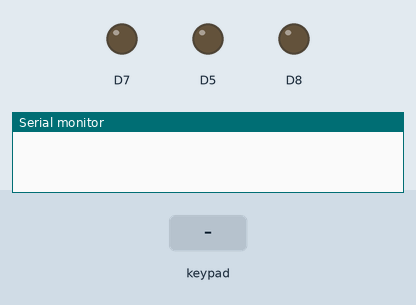
Recording of a sketch running on a simulated ESP8266 (NodeMCU). Parts: output pins drawn as LEDs (lit = HIGH), the last lines printed to the serial monitor. Dashed ring = blinking. The test bench sets the inputs (shaded band). WiFi joins after 1.5 s; servers stay silent unless stated.

Above: at 3.0 s.
3.1 s: key '5' pressed
At 3.46 s:
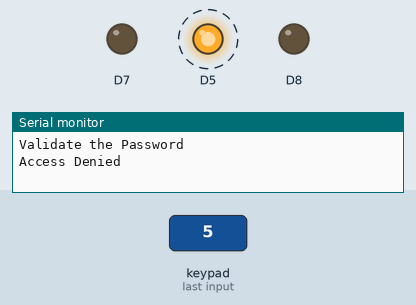
At 4.0 s:
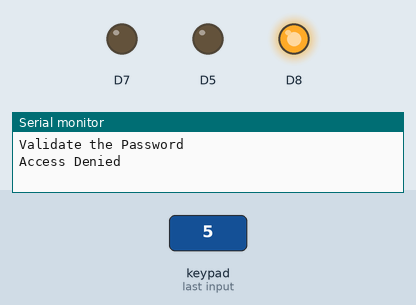
6.1 s: key '4' pressed
7.6 s: keypad keys 1 2 1 1 5 pressed 0.4 s apart
At 9.6 s:
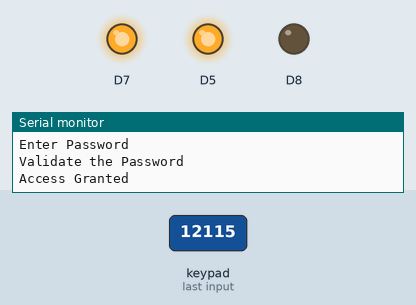
Timing chart, 0 to 13.7 s (numbered marks = the images above; inputs shaded):
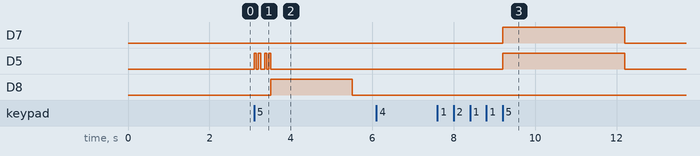

Measured:
- after the input at 3.1 s, D5: alternates HIGH for 0.05 s and LOW for 0.05 s, 8 changes in all, then stays LOW, starting at once; D8: LOW → HIGH after 0.41 s, → LOW 2.0 s later
- after the input at 7.6 s, D7, D5: LOW → HIGH after 1.6 s, → LOW 3.0 s later

The sketch:

ESP8266_Keypad_Blynk_IOT_email.ino
```cpp
//This code was made in September 2022, Since Blynk got updated to Blynk 2.0 some changes shall be made only in the Blynk part of the code
#define BLYNK_PRINT Serial

#include <ESP8266WiFi.h>
#include <BlynkSimpleEsp8266.h>
#include <Keypad.h>

char auth[] = ""; //Enter auth
char ssid[] = ""; //Enter ssid
char pass[] = ""; //Enter password
const byte ROWS = 2; //two row
const byte COLS = 2; //two columns
char keys[ROWS][COLS] = {
  {'1','2'},{'4', '5'}
};
byte rowPins[ROWS] = {D0,D1}; //connect to the row pinouts of the keypad
byte colPins[COLS] = {D2,D3}; //connect to the column pinouts of the keypad

Keypad keypad = Keypad( makeKeymap(keys), rowPins, colPins, ROWS, COLS );

String v_passcode="";

void setup()
{
  // Debug console
  pinMode(D5,OUTPUT);
  pinMode(D7,OUTPUT);
  pinMode(D8,OUTPUT);
  Serial.begin(9600);

  Blynk.begin(auth, ssid, pass);
  // You can also specify server:
  //Blynk.begin(auth, ssid, pass, "blynk-cloud.com", 80);
  //Blynk.begin(auth, ssid, pass, IPAddress(192,168,1,100), 8080);
}

void loop()
{
  Blynk.run();
   char key = keypad.getKey();

  if (key != NO_KEY){
    //Serial.println(key);

    v_passcode = v_passcode + key;

    if(key=='4')
    {
      Serial.println("Enter Password");
        v_passcode="";
    }

    if(key=='5')
    {
      Serial.println("Validate the Password");
        //Serial.println(v_passcode);

        if (v_passcode=="12115")
        {
          Serial.println("Access Granted");
          digitalWrite(D5,HIGH);
          digitalWrite(D7,HIGH);
          delay(3000);
          digitalWrite(D5,LOW);
          digitalWrite(D7,LOW);
          Blynk.email(".....@gmail.com, cleopatraviiphilopator2022@gmail.com","Your kid reached home"); //you can enter multiple email, enter your own email.
        }
        else if (v_passcode=="11225")
        {
          Serial.println("Access Granted");
          digitalWrite(D5,HIGH);
          digitalWrite(D7,HIGH);
          delay(3000);
          digitalWrite(D5,LOW);
          digitalWrite(D7,LOW);
          Blynk.email("......@gmail.com, cleopatraviiphilopator2022@gmail.com","Your kid is in danger at home; \nkid`s location:-\n https://www.google.com/maps/place/12%C2%B051'44.2%22N+77%C2%B026'20.0%22E/@12.862278,77.438877,17z/data=!3m1!4b1!4m6!3m5!1s0!7e2!8m2!3d12.8622777!4d77.4388766");
        }
        else
        {
          Serial.println("Access Denied");
          digitalWrite(D5,HIGH);
          delay(50);
          digitalWrite(D5,LOW);
          delay(50);
          digitalWrite(D5,HIGH);
          delay(50);
          digitalWrite(D5,LOW);
          delay(100);
          digitalWrite(D5,HIGH);
          delay(50);
          digitalWrite(D5,LOW);
          delay(50);
          digitalWrite(D5,HIGH);
          delay(50);
          digitalWrite(D5,LOW);
          digitalWrite(D8,HIGH);
          delay(2000);
          digitalWrite(D8,LOW);
          Blynk.email("....., cleopatraviiphilopator2022@gmail.com","Someone entered password wrong");
        }
    }
  }
}
```
